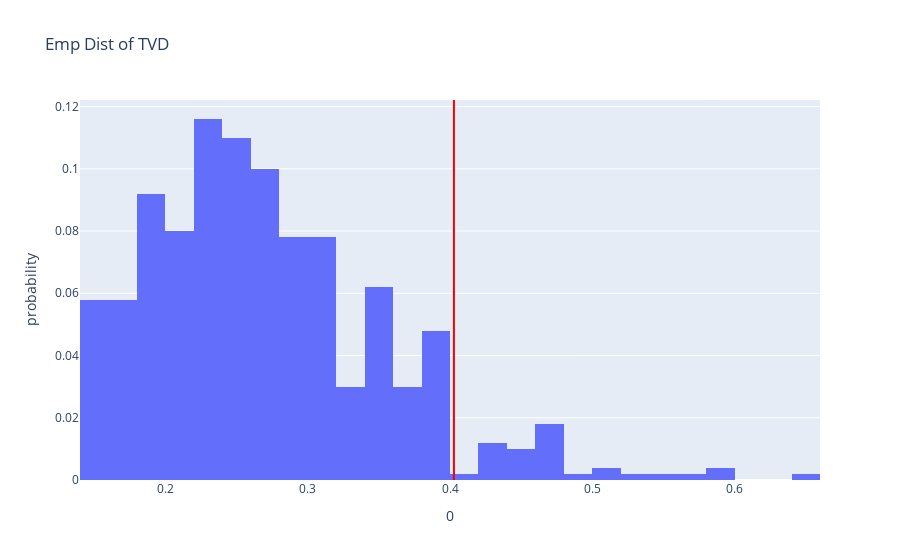

Notebook source saved alongside this figure:
### Code cell
fig = px.histogram(pd.DataFrame(tvds), x=0, nbins=50, histnorm='probability', 
                   title='Emp Dist of TVD')
fig.add_vline(x=observed_tvd, line_color='red')
fig

### Figure 1 — Plotly figure (JSON) as saved in the notebook; plotly's stock layout.template omitted (floating-point values rounded to 4 significant figures; data arrays with more than 128 entries replaced by an {"elided": "..."} marker saying what was removed)
{"data": [{"alignmentgroup": "True", "bingroup": "x", "histnorm": "probability", "hovertemplate": "0=%{x}<br>probability=%{y}<extra></extra>", "legendgroup": "", "marker": {"color": "#636efa", "pattern": {"shape": ""}}, "name": "", "nbinsx": 50, "offsetgroup": "", "orientation": "v", "showlegend": false, "type": "histogram", "x": {"elided": "500 float values"}, "xaxis": "x", "yaxis": "y"}], "layout": {"barmode": "relative", "legend": {"tracegroupgap": 0}, "shapes": [{"line": {"color": "red"}, "type": "line", "x0": 0.4028, "x1": 0.4028, "xref": "x", "y0": 0, "y1": 1, "yref": "y domain"}], "title": {"text": "Emp Dist of TVD"}, "xaxis": {"anchor": "y", "domain": [0, 1], "title": {"text": "0"}}, "yaxis": {"anchor": "x", "domain": [0, 1], "title": {"text": "probability"}}}}
